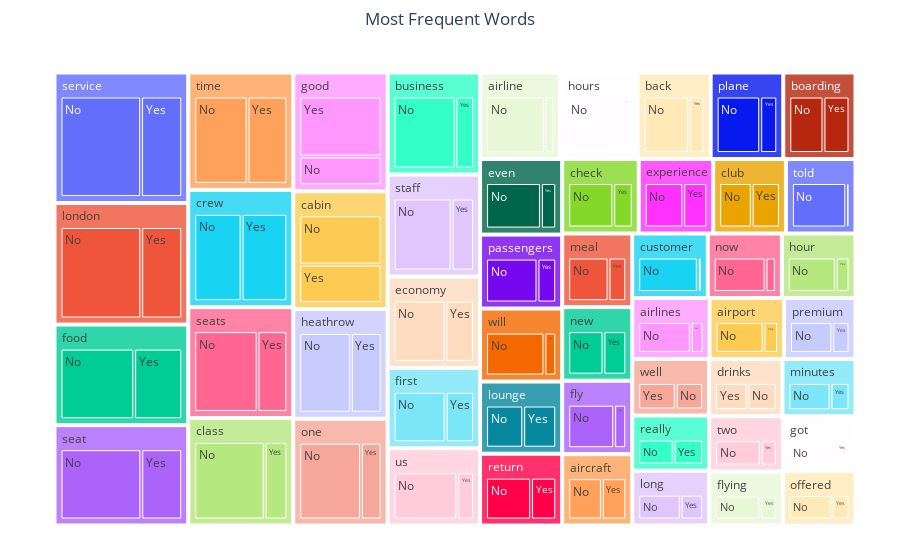

This figure's notebook cell:
### Code cell
# Plot the treemap
fig_wr = px.treemap(df_topwords, path=['Word', 'Recommended']
                 , values='Frequency', title='Most Frequent Words')
fig_wr.update_layout(title_x = 0.5, 
                  margin = dict(l = 50, r = 40, t = 50, b = 30)
                  )
# fig.update_traces(marker=dict(colorscale='RdBu', cmax=df_word_freq['Frequency'].head(50).max()))

### Figure 1 — Plotly figure (JSON) as saved in the notebook; plotly's stock layout.template omitted (floating-point values rounded to 4 significant figures; data arrays with more than 128 entries replaced by an {"elided": "..."} marker saying what was removed)
{"data": [{"branchvalues": "total", "domain": {"x": [0, 1], "y": [0, 1]}, "hovertemplate": "labels=%{label}<br>Frequency=%{value}<br>parent=%{parent}<br>id=%{id}<extra></extra>", "ids": {"elided": "150 str values"}, "labels": {"elided": "150 str values"}, "name": "", "parents": {"elided": "150 str values"}, "type": "treemap", "values": {"elided": "150 int values"}}], "layout": {"legend": {"tracegroupgap": 0}, "margin": {"b": 30, "l": 50, "r": 40, "t": 50}, "title": {"text": "Most Frequent Words", "x": 0.5}}}
